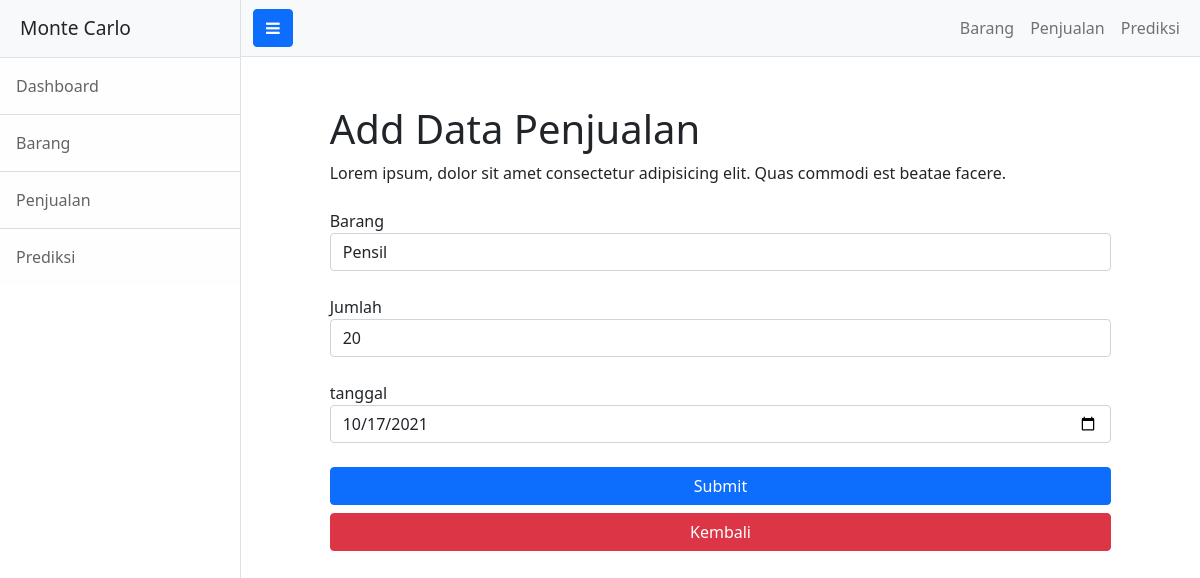
Screenshot of /Penjualan/EditPenjualan/1 with the database file from the repository.
### tables this page shows
CREATE TABLE `penjualan` (
  `id` int(11) NOT NULL,
  `id_barang` int(11) NOT NULL,
  `jumlah` int(11) NOT NULL,
  `tanggal` date NOT NULL
);

CREATE TABLE `barang` (
  `id_brg` int(11) NOT NULL,
  `barang` varchar(50) NOT NULL,
  `harga` int(11) NOT NULL
);

### application/controllers/Penjualan.php (called while the page is built, shortened)
<?php
class Penjualan extends CI_Controller {
    public function __construct()
    {
        $this->load->model('M_basic', 'mp');
    }
    public function EditPenjualan($id)
    {
        $w = array('id' => $id);
        $data['data'] = $this->mp->getData('penjualan',$w)->row();
        $data['barang'] = $this->mp->getData('barang')->result();
        $this->load->view('template/header');
        $this->load->view('penjualan/edit_penjualan', $data);
        $this->load->view('template/footer');
    }
}

### index.php (called while the page is built, shortened)
<?php
require_once BASEPATH.'core/CodeIgniter.php';

### application/models/M_basic.php (called while the page is built, shortened)
<?php
class M_basic extends CI_Model
{
    public function getData($t, $w = null)
    {
        if ($t == 'penjualan') {
            $this->db->join('barang', 'barang.id_brg = penjualan.id_barang');
        }
        if ($w != null) {
            $this->db->where($w);
        }
        return $this->db->get($t);
    }
}

### application/views/penjualan/edit_penjualan.php (the view, shortened to what this page needs)
<div style="margin: 5% 8%;">
    <div class="container-fluid">
        <h1 class="mt-4">Add Data Penjualan</h1>
        <p>Lorem ipsum, dolor sit amet consectetur adipisicing elit. Quas commodi est beatae facere.</p>
        <div class="mt-4">
            <form action="<?= base_url('Penjualan/UpdatePenjualan') ?>" method="post">
                <div class="form-group first last mb-4">
                    <label for="Barang">Barang</label>
                    <select class="form-control" id="Barang" name="Barang">
                        <?php foreach($barang as $d): ?>
                            <option value="<?= $d->id_brg ?>" <?php if($data->id_barang == $d->id_brg): echo 'selected';  endif; ?>><?= $d->barang ?></option>
                        <?php endforeach; ?>
                    </select>
                </div>
                <div class="form-group last mb-4">
                    <label for="Jumlah">Jumlah</label>
                    <input type="number" class="form-control" id="Jumlah" name="Jumlah" value="<?= $data->jumlah ?>" min="0" required>
                </div>
                <div class="form-group last mb-4">
                    <label for="tanggal">tanggal</label>
                    <input type="date" class="form-control" id="tanggal" name="tanggal" value="<?= $data->tanggal ?>" required>
                </div>
                <div class="d-grid gap-2">
                    <button class="btn text-white btn-block btn-primary" type="submit"> Submit </button>
                    <a class="btn text-white btn-block btn-danger" href="<?= base_url('Penjualan') ?>">Kembali</a>
                </div>
            </form>
        </div>
    </div>
</div>

### rows the page displays
penjualan: Barang "Pensil", Jumlah "20", tanggal "10/17/2021"
